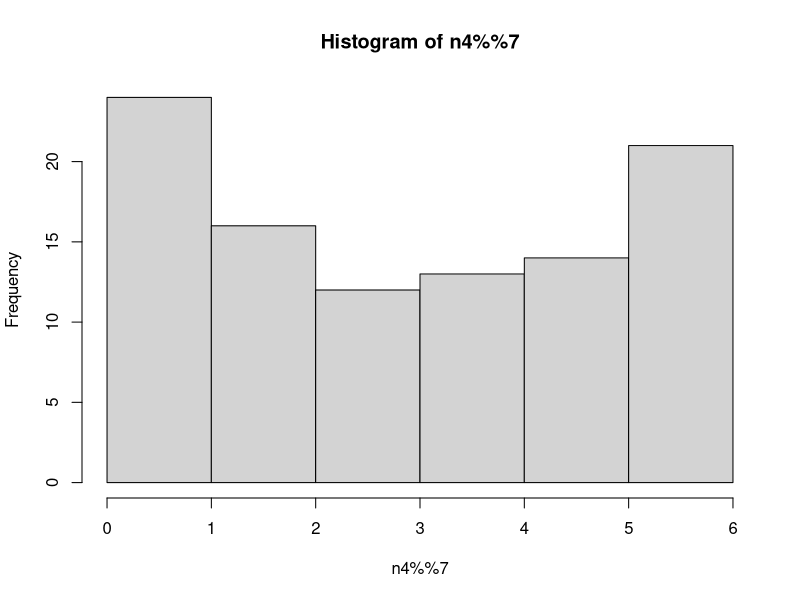
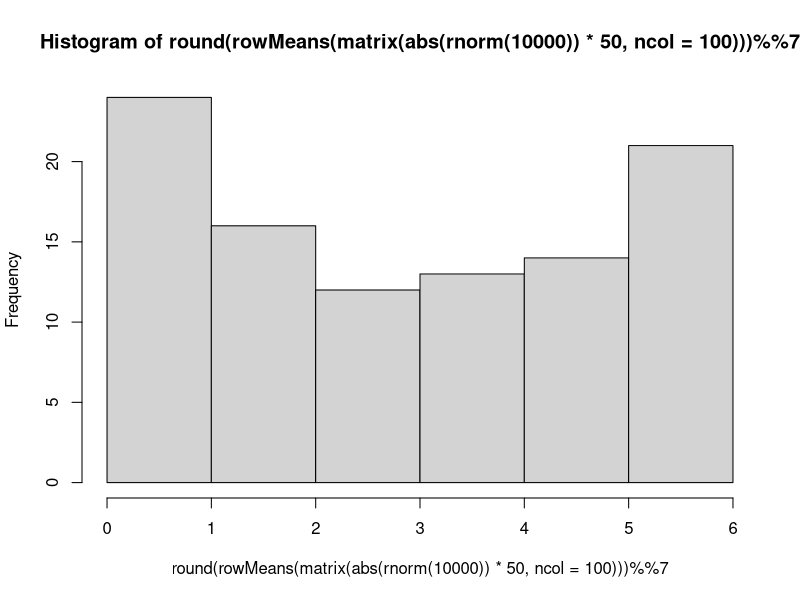
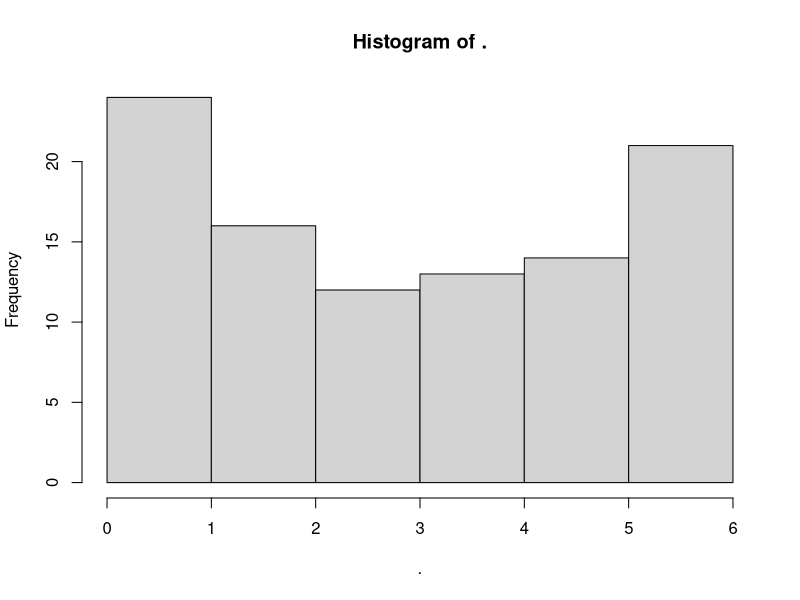
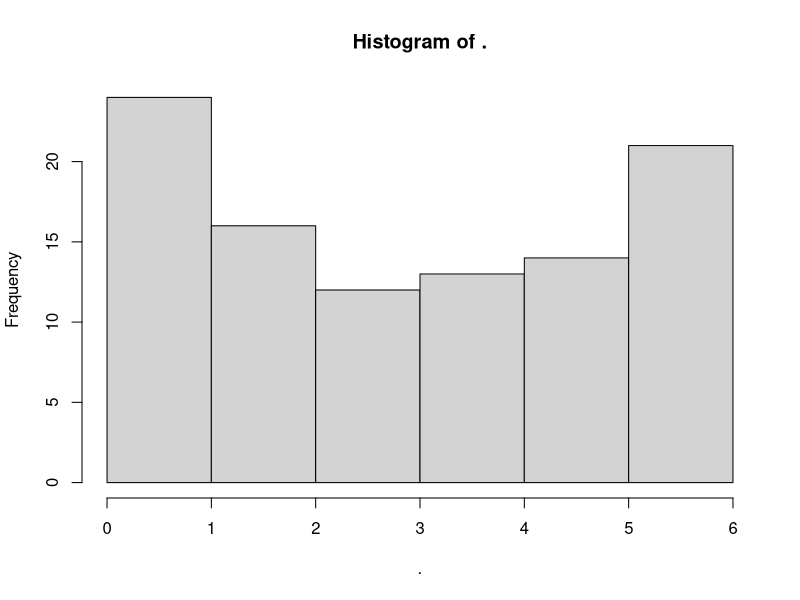

The R script that drew these images, in order: (Note: this script raises an error after producing the figures.)
library(magrittr)

set.seed(1)
n1<-rnorm(10000)
n2<-abs(n1)*50
n3<-matrix(n2,ncol = 100)
n4<-round(rowMeans(n3))
hist(n4%%7)

set.seed(1)
hist(round(rowMeans(matrix(abs(rnorm(10000))*50,ncol=100)))%%7)

set.seed(1)
rnorm(10000) %>%
  abs %>% `*` (50)  %>%
  matrix(ncol=100)  %>%
  rowMeans %>% round %>% 
  `%%`(7) %>% hist
  
set.seed(1)
rnorm(10000) %>%
  abs %>% `*` (50)  %>%
  matrix(ncol=100)  %>%
  rowMeans %>% round %>% 
  `%%`(7) %T>% hist %>% sum

set.seed(1)
data.frame(x=1:10,y=rnorm(10),z=letters[1:10]) %$% .[which(x>5),]

set.seed(1)
df<-data.frame(x=1:10,y=rnorm(10),z=letters[1:10])
df[which(df$x>5),]

set.seed(1)
x<-rnorm(100) %>% abs %<>% sort %>% head(10);x

set.seed(1)
x<-rnorm(100) %<>% abs %>% sort %>% head(10);x

set.seed(1)
x<-rnorm(100)
x %<>% abs %>% sort %>% head(10)
x %>% abs %<>% sort %>% head(10)
x %>% abs %>% sort %<>% head(10)

set.seed(1)
rnorm(10) %>% `*`(5) %>% `+`(5) 

set.seed(1)
rnorm(10) %>% multiply_by(5) %>% add(5) 

set.seed(1)
rnorm(10)    %>%
  multiply_by(5) %>%
  add(5)         %>%
  { 
    cat("mean:", mean(.), 
        "Var:", var(.), "\n")
    sort(.) %>% head
  }

iris %>%
  (function(x) {
    if (nrow(x) > 2) 
      rbind(head(x, 1), tail(x, 1))
    else x
  })

